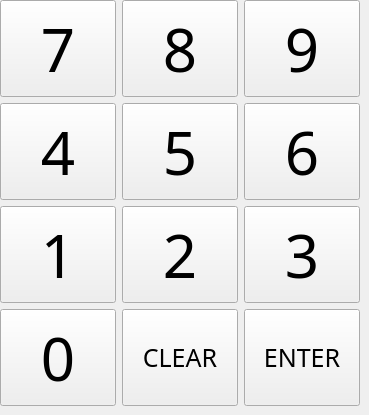
   <widget class="QWidget" name="tab_1">
    <attribute name="title">
     <string>NumPanel</string>
    </attribute>
    <widget class="QWidget" name="gridLayoutWidget_2">
     <property name="geometry">
      <rect>
       <x>0</x>
       <y>0</y>
       <width>360</width>
       <height>406</height>
      </rect>
     </property>
     <layout class="QGridLayout" name="gridLayout_3">
      <item row="2" column="0">
       <widget class="QPushButton" name="num_1">
        <property name="sizePolicy">
         <sizepolicy hsizetype="Minimum" vsizetype="Preferred">
          <horstretch>0</horstretch>
          <verstretch>0</verstretch>
         </sizepolicy>
        </property>
        <property name="font">
         <font>
          <family>Ubuntu Condensed</family>
          <pointsize>45</pointsize>
          <weight>50</weight>
          <bold>false</bold>
         </font>
        </property>
        <property name="text">
         <string>1</string>
        </property>
       </widget>
      </item>
      <item row="2" column="1">
       <widget class="QPushButton" name="num_2">
        <property name="sizePolicy">
         <sizepolicy hsizetype="Minimum" vsizetype="Preferred">
          <horstretch>0</horstretch>
          <verstretch>0</verstretch>
         </sizepolicy>
        </property>
        <property name="font">
         <font>
          <family>Ubuntu Condensed</family>
          <pointsize>45</pointsize>
          <weight>50</weight>
          <bold>false</bold>
         </font>
        </property>
        <property name="text">
         <string>2</string>
        </property>
       </widget>
      </item>
      <item row="3" column="0">
       <widget class="QPushButton" name="num_0">
        <property name="sizePolicy">
         <sizepolicy hsizetype="Minimum" vsizetype="Preferred">
          <horstretch>0</horstretch>
          <verstretch>0</verstretch>
         </sizepolicy>
        </property>
        <property name="font">
         <font>
          <family>Ubuntu Condensed</family>
          <pointsize>45</pointsize>
          <weight>50</weight>
          <bold>false</bold>
         </font>
        </property>
        <property name="text">
         <string>0</string>
        </property>
       </widget>
      </item>
      <item row="0" column="0">
       <widget class="QPushButton" name="num_7">
        <property name="sizePolicy">
         <sizepolicy hsizetype="Minimum" vsizetype="Preferred">
          <horstretch>0</horstretch>
          <verstretch>0</verstretch>
         </sizepolicy>
        </property>
        <property name="font">
         <font>
          <family>Ubuntu Condensed</family>
          <pointsize>45</pointsize>
          <weight>50</weight>
          <bold>false</bold>
         </font>
        </property>
        <property name="text">
         <string>7</string>
        </property>
       </widget>
      </item>
      <item row="1" column="0">
       <widget class="QPushButton" name="num_4">
        <property name="sizePolicy">
         <sizepolicy hsizetype="Minimum" vsizetype="Preferred">
          <horstretch>0</horstretch>
          <verstretch>0</verstretch>
         </sizepolicy>
        </property>
        <property name="font">
         <font>
          <family>Ubuntu Condensed</family>
          <pointsize>45</pointsize>
          <weight>50</weight>
          <bold>false</bold>
         </font>
        </property>
        <property name="text">
         <string>4</string>
        </property>
       </widget>
      </item>
      <item row="2" column="2">
       <widget class="QPushButton" name="num_3">
        <property name="sizePolicy">
         <sizepolicy hsizetype="Minimum" vsizetype="Preferred">
          <horstretch>0</horstretch>
          <verstretch>0</verstretch>
         </sizepolicy>
        </property>
        <property name="font">
         <font>
          <family>Ubuntu Condensed</family>
          <pointsize>45</pointsize>
          <weight>50</weight>
          <bold>false</bold>
         </font>
        </property>
        <property name="text">
         <string>3</string>
        </property>
       </widget>
      </item>
      <item row="1" column="1">
       <widget class="QPushButton" name="num_5">
        <property name="sizePolicy">
         <sizepolicy hsizetype="Minimum" vsizetype="Preferred">
          <horstretch>0</horstretch>
          <verstretch>0</verstretch>
         </sizepolicy>
        </property>
        <property name="font">
         <font>
          <family>Ubuntu Condensed</family>
          <pointsize>45</pointsize>
          <weight>50</weight>
          <bold>false</bold>
         </font>
        </property>
        <property name="text">
         <string>5</string>
        </property>
       </widget>
      </item>
      <item row="3" column="2">
       <widget class="QPushButton" name="num_enter">
        <property name="sizePolicy">
         <sizepolicy hsizetype="Minimum" vsizetype="Preferred">
          <horstretch>0</horstretch>
          <verstretch>0</verstretch>
         </sizepolicy>
        </property>
        <property name="font">
         <font>
          <family>Ubuntu Condensed</family>
          <pointsize>19</pointsize>
          <weight>50</weight>
          <bold>false</bold>
         </font>
        </property>
        <property name="text">
         <string>ENTER</string>
        </property>
       </widget>
      </item>
      <item row="1" column="2">
       <widget class="QPushButton" name="num_6">
        <property name="sizePolicy">
         <sizepolicy hsizetype="Minimum" vsizetype="Preferred">
          <horstretch>0</horstretch>
          <verstretch>0</verstretch>
         </sizepolicy>
        </property>
        <property name="font">
         <font>
          <family>Ubuntu Condensed</family>
          <pointsize>45</pointsize>
          <weight>50</weight>
          <bold>false</bold>
         </font>
        </property>
        <property name="text">
         <string>6</string>
        </property>
       </widget>
      </item>
      <item row="0" column="2">
       <widget class="QPushButton" name="num_9">
        <property name="sizePolicy">
         <sizepolicy hsizetype="Minimum" vsizetype="Preferred">
          <horstretch>0</horstretch>
          <verstretch>0</verstretch>
         </sizepolicy>
        </property>
        <property name="font">
         <font>
          <family>Ubuntu Condensed</family>
          <pointsize>45</pointsize>
          <weight>50</weight>
          <bold>false</bold>
         </font>
        </property>
        <property name="text">
         <string>9</string>
        </property>
       </widget>
      </item>
      <item row="3" column="1">
       <widget class="QPushButton" name="num_clear">
        <property name="sizePolicy">
         <sizepolicy hsizetype="Minimum" vsizetype="Preferred">
          <horstretch>0</horstretch>
          <verstretch>0</verstretch>
         </sizepolicy>
        </property>
        <property name="font">
         <font>
          <family>Ubuntu Condensed</family>
          <pointsize>19</pointsize>
          <weight>50</weight>
          <bold>false</bold>
         </font>
        </property>
        <property name="text">
         <string>CLEAR</string>
        </property>
       </widget>
      </item>
      <item row="0" column="1">
       <widget class="QPushButton" name="num_8">
        <property name="sizePolicy">
         <sizepolicy hsizetype="Minimum" vsizetype="Preferred">
          <horstretch>0</horstretch>
          <verstretch>0</verstretch>
         </sizepolicy>
        </property>
        <property name="font">
         <font>
          <family>Ubuntu Condensed</family>
          <pointsize>45</pointsize>
          <weight>50</weight>
          <bold>false</bold>
         </font>
        </property>
        <property name="text">
         <string>8</string>
        </property>
       </widget>
      </item>
     </layout>
    </widget>
   </widget>
